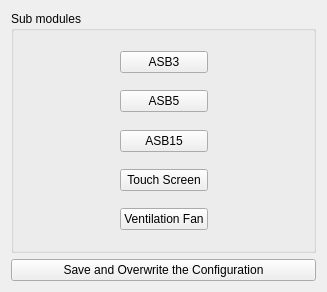
<?xml version="1.0" encoding="UTF-8"?>
<ui version="4.0">
 <class>SystemTracking::CMainControl</class>
 <widget class="QWidget" name="SystemTracking::CMainControl">
  <property name="geometry">
   <rect>
    <x>0</x>
    <y>0</y>
    <width>327</width>
    <height>292</height>
   </rect>
  </property>
  <property name="windowTitle">
   <string>Form</string>
  </property>
  <layout class="QVBoxLayout" name="verticalLayout">
   <item>
    <widget class="QGroupBox" name="groupBox">
     <property name="title">
      <string>Sub modules</string>
     </property>
     <layout class="QGridLayout" name="gridLayout">
      <item row="8" column="1">
       <spacer name="verticalSpacer_6">
        <property name="orientation">
         <enum>Qt::Vertical</enum>
        </property>
        <property name="sizeHint" stdset="0">
         <size>
          <width>20</width>
          <height>40</height>
         </size>
        </property>
       </spacer>
      </item>
      <item row="2" column="1">
       <spacer name="verticalSpacer_2">
        <property name="orientation">
         <enum>Qt::Vertical</enum>
        </property>
        <property name="sizeHint" stdset="0">
         <size>
          <width>20</width>
          <height>40</height>
         </size>
        </property>
       </spacer>
      </item>
      <item row="9" column="1">
       <widget class="QPushButton" name="modifyVentFan">
        <property name="text">
         <string>Ventilation Fan</string>
        </property>
       </widget>
      </item>
      <item row="7" column="1">
       <widget class="QPushButton" name="modifyTouchScreen">
        <property name="text">
         <string>Touch Screen</string>
        </property>
       </widget>
      </item>
      <item row="0" column="1">
       <spacer name="verticalSpacer">
        <property name="orientation">
         <enum>Qt::Vertical</enum>
        </property>
        <property name="sizeHint" stdset="0">
         <size>
          <width>20</width>
          <height>40</height>
         </size>
        </property>
       </spacer>
      </item>
      <item row="4" column="1">
       <spacer name="verticalSpacer_3">
        <property name="orientation">
         <enum>Qt::Vertical</enum>
        </property>
        <property name="sizeHint" stdset="0">
         <size>
          <width>20</width>
          <height>40</height>
         </size>
        </property>
       </spacer>
      </item>
      <item row="3" column="0">
       <spacer name="horizontalSpacer">
        <property name="orientation">
         <enum>Qt::Horizontal</enum>
        </property>
        <property name="sizeHint" stdset="0">
         <size>
          <width>40</width>
          <height>20</height>
         </size>
        </property>
       </spacer>
      </item>
      <item row="5" column="1">
       <widget class="QPushButton" name="modifyASB15">
        <property name="text">
         <string>ASB15</string>
        </property>
       </widget>
      </item>
      <item row="3" column="1">
       <widget class="QPushButton" name="modifyASB5">
        <property name="text">
         <string>ASB5</string>
        </property>
       </widget>
      </item>
      <item row="3" column="2">
       <spacer name="horizontalSpacer_2">
        <property name="orientation">
         <enum>Qt::Horizontal</enum>
        </property>
        <property name="sizeHint" stdset="0">
         <size>
          <width>40</width>
          <height>20</height>
         </size>
        </property>
       </spacer>
      </item>
      <item row="10" column="1">
       <spacer name="verticalSpacer_5">
        <property name="orientation">
         <enum>Qt::Vertical</enum>
        </property>
        <property name="sizeHint" stdset="0">
         <size>
          <width>20</width>
          <height>40</height>
         </size>
        </property>
       </spacer>
      </item>
      <item row="1" column="1">
       <widget class="QPushButton" name="modifyASB3">
        <property name="text">
         <string>ASB3</string>
        </property>
       </widget>
      </item>
      <item row="6" column="1">
       <spacer name="verticalSpacer_4">
        <property name="orientation">
         <enum>Qt::Vertical</enum>
        </property>
        <property name="sizeHint" stdset="0">
         <size>
          <width>20</width>
          <height>40</height>
         </size>
        </property>
       </spacer>
      </item>
     </layout>
    </widget>
   </item>
   <item>
    <widget class="QPushButton" name="finalizeConfigBtn">
     <property name="text">
      <string>Save and Overwrite the Configuration</string>
     </property>
    </widget>
   </item>
  </layout>
 </widget>
 <resources/>
 <connections/>
</ui>
